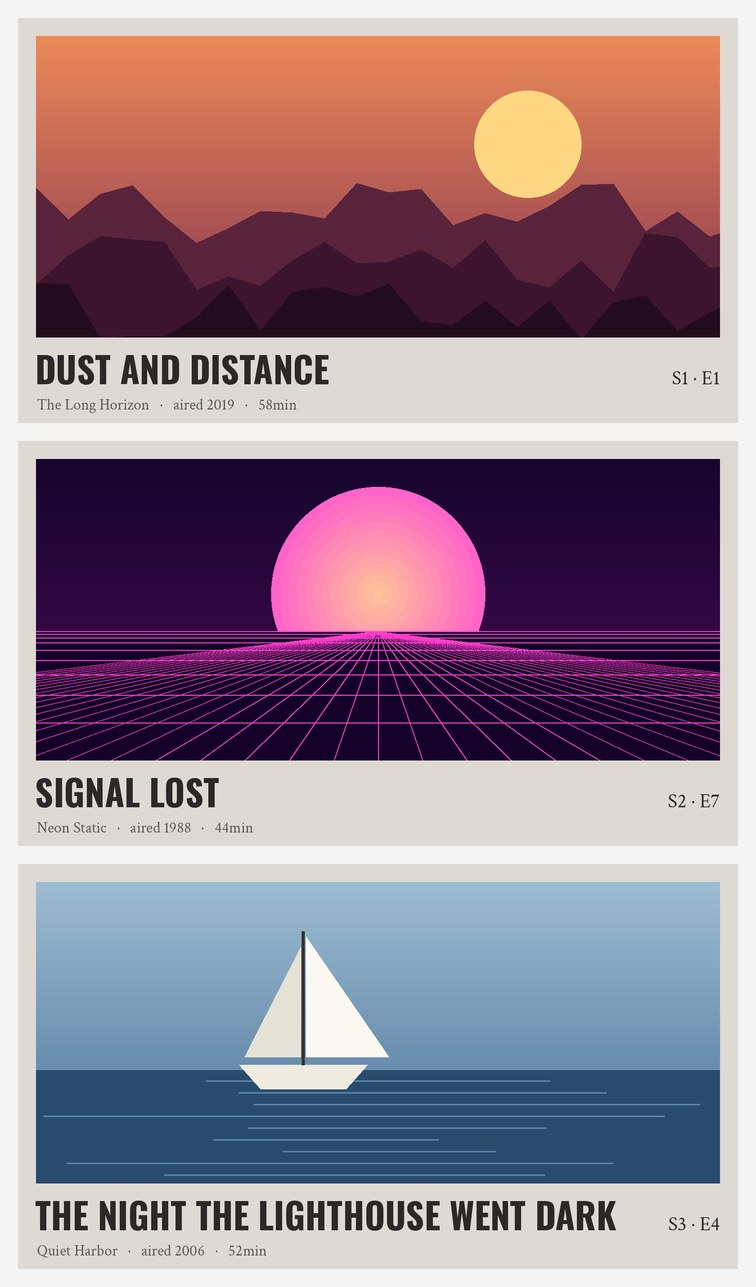
#> input picture example-episodes.jpg, 756 x 1287 px
$ python -i plex_polaroid.py   (imports and definitions only)
#> lines starting #> are read from the running program, lines starting #| are printed output that depends on the picture
#> further down, picture is the input picture: PIL image 756x1287 RGB; mean R, G, B 149.2, 130.1, 143.6
#!/usr/bin/env python3
"""
plex_polaroid.py - Give every movie and TV show in Plex a matching minimalist
"polaroid" style poster: the poster in a square frame on an off-white
background, a bold title and year, then running time / director / producer
(movies) or network / seasons / episodes (shows), and top-billed stars.
Every season of a show also gets its own poster with its season number,
year and episode count. With --episodes, every episode also gets a wide
thumbnail in the same style.

See README.md for setup. Quick reference:

    python plex_polaroid.py --url URL --token TOKEN --dry-run --limit 10   preview only
    python plex_polaroid.py --url URL --token TOKEN                        apply to library
    python plex_polaroid.py --url URL --token TOKEN --force                redo everything
    python plex_polaroid.py --url URL --token TOKEN --restore              put originals back

A --force redo remembers its progress: if it's interrupted, running it again
(or --continue) picks up where it stopped. --fresh starts the redo over.

Normal runs also refresh any show or season poster whose season/episode
count has changed since it was made.

Other options: --library NAME (repeat for several), --episodes, --no-seasons, --only "Title", --use-still, --backup-dir DIR.
--url / --token / --library can also come from the PLEX_URL / PLEX_TOKEN /
PLEX_LIBRARY environment variables (PLEX_LIBRARY can list several, separated by ;).
"""

import argparse
import json
import io
import os
import sys
import time
from pathlib import Path

import requests
import numpy as np
from PIL import Image, ImageDraw, ImageEnhance, ImageFilter, ImageFont, ImageOps

# [6 lines not run here, left out]

LABEL = "polaroid"
FONT_DIR = Path(__file__).resolve().parent / "fonts"
# (google/fonts path, local filename, variable-font weight or None)
FONTS = {
    "title": ("ofl/oswald/Oswald%5Bwght%5D.ttf", "Oswald-Variable.ttf", 700),
    "serif": ("ofl/crimsontext/CrimsonText-Regular.ttf", "CrimsonText-Regular.ttf", None),
}

# ---- Layout (1000 x 1500, matched to the reference poster) ---------------
W, H = 1000, 1500
BG = (222, 217, 211)
INK = (43, 41, 40)
M = 54  # outer margin
IMG = W - 2 * M  # square still, 892 px
TITLE_CAP = 74  # cap height of the title letters
TITLE_TOP = M + IMG + 58  # top of title caps
SERIF_SIZE = 40
YEAR_SIZE = 39
LINE_GAP = 63  # between info lines
STAR_EXTRA = 38  # extra gap before "starring"
LABEL_GAP = 30  # space between "directed by" and the name
NAME_GAP = 30  # space between starring names
BOTTOM = H - 70  # lowest allowed baseline


# [27 lines left out: functions font, title_font_for_cap, fmt_runtime, not called in this run]


# --------------------------------------------------------------------------
# Smart square crop
# --------------------------------------------------------------------------
def find_faces(gray):
    if cv2 is None:
        return []
    faces = []
    mins = max(12, int(min(gray.shape) * 0.08))
    for name in ("haarcascade_frontalface_default.xml", "haarcascade_profileface.xml"):
        cas = cv2.CascadeClassifier(cv2.data.haarcascades + name)
        for x, y, w, h in cas.detectMultiScale(gray, 1.1, 6, minSize=(mins, mins)):
            faces.append((x + w / 2, y + h / 2, float(w * h)))
    return faces


# [13 lines left out: function busiest_offset, not called in this run]


def square_crop(img, focus=None):
    """Crop to a square. focus=0..1 forces the position along the long side."""
    img = img.convert("RGB")
    w, h = img.size
#> w = 756; h = 1287
    side = min(w, h)
#> side = 756
    horizontal = w > h
#> horizontal = False
    span = (w if horizontal else h) - side
#> span = 531
    if span <= 0:
        return img

    if focus is not None:
        start = int(span * max(0.0, min(1.0, focus)))
    else:
        scale = 480 / max(w, h)
#> scale = 0.373
        small = img.resize((max(1, int(w * scale)), max(1, int(h * scale))))
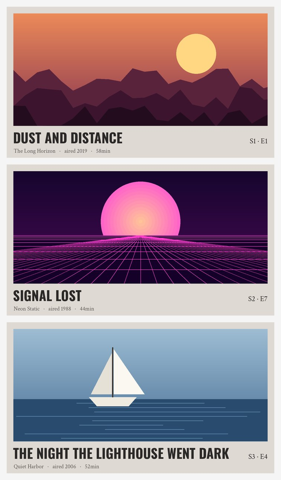
#> small: PIL image 281x480 RGB; mean R, G, B 149.2, 130.1, 143.6
        gray = np.asarray(small.convert("L"))
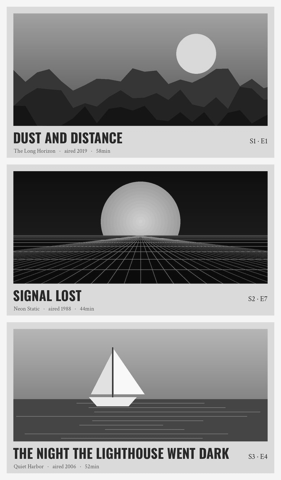
#> gray: shape (480, 281); min 4, max 255, mean 137.4
        faces = find_faces(gray)
        if faces:
            wt = [a * a for _, _, a in faces]  # bigger faces count much more
            c = sum((fx if horizontal else fy) * k for (fx, fy, _), k in zip(faces, wt)) / sum(wt)
            centre = c / scale
            if not horizontal:
                centre += side * 0.1  # leave headroom above faces
            start = int(centre - side / 2)
        else:
            off = busiest_offset(gray, horizontal, int(side * scale), 0.5 if horizontal else 0.3)
            start = int(off / scale)
        start = max(0, min(span, start))

    box = (start, 0, start + side, side) if horizontal else (0, start, side, start + side)
    return img.crop(box)


# [118 lines left out: functions fit_whole, make_poster, not called in this run]


# --------------------------------------------------------------------------
# Plex
# --------------------------------------------------------------------------
class NoArtwork(Exception):
    """Plex has no usable image for this item (missing file, broken thumbnail)."""


# [25 lines left out: functions fetch_image, load_overrides, not called in this run]


def safe_name(movie):
    keep = "".join(c for c in movie.title if c.isalnum() or c in " -_").strip()
    return f"{keep} ({movie.year}) [{movie.ratingKey}]"


# [11 lines left out: function retry, not called in this run]


class RedoProgress:
    """Remembers what a --force redo has already finished, so an interrupted
    redo picks up where it stopped instead of starting over. The first line
    stores which libraries/options the redo was started with."""

    # [13 lines left out: function __init__, not called in this run]

    def __contains__(self, key):
        return str(key) in self.ids

    # [19 lines left out: functions start, add, clear, not called in this run]


REDO = None  # set in run() during a --force redo


def already_redone(key):
    return REDO is not None and key in REDO


def mark_redone(key):
    if REDO is not None:
        REDO.add(key)


class CountMemory:
    """Remembers the season/episode counts each show and season poster was
    made with, so a normal run can refresh posters whose numbers went stale
    after new seasons or episodes were added."""

    # [6 lines left out: function __init__, not called in this run]

    def get(self, key):
        return self.data.get(str(key))

    # [4 lines left out: function set, not called in this run]


COUNTS = None  # set in run()


# [120 lines left out: functions counts_changed, process_movie, not called in this run]


_RELOADED = set()


# [108 lines left out: functions season_labels, set_season_label, process_season, not called in this run]


# --------------------------------------------------------------------------
# Episode cards (wide, because Plex shows episode thumbnails as 16:9)
# --------------------------------------------------------------------------
EW, EH = 1600, 900
EM = 40  # border
ESTRIP = 190  # bottom strip for the text
SUBTLE = (90, 86, 82)


# [43 lines left out: functions _truncate, make_episode_card, not called in this run]


class DoneList:
    """Finished episodes are tracked in a file in the backup folder instead of
    Plex labels - much faster to check for thousands of episodes."""

    def __init__(self, path):
        self.path = path
        self.ids = set(path.read_text().split()) if path.exists() else set()

    def __contains__(self, key):
        return str(key) in self.ids

    # [5 lines left out: function add, not called in this run]

    def remove(self, key):
        self.ids.discard(str(key))
        self.path.write_text("".join(f"{k}\n" for k in sorted(self.ids)))


# [347 lines left out: functions process_episode, run, main, run_scheduled, not called in this run]


# [2 lines not run here, left out]

>>> from PIL import Image
>>> picture = Image.open('example-episodes.jpg')
#> (the run stopped early here; a loop or call above may not have finished)
